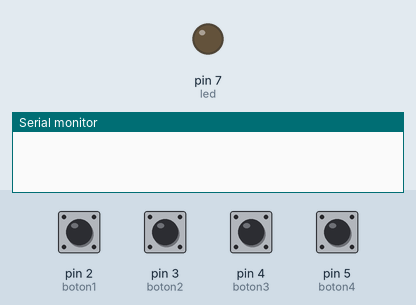
A sketch run on a simulated Arduino Uno, built with avr-gcc and run on an emulated ATmega328P. On the bench: output pins drawn as LEDs (lit = HIGH), the last lines printed to the serial monitor. Inputs (shaded band) come from the test bench; at power-on: pin 2 (boton1), pin 3 (boton2), pin 4 (boton3), pin 5 (boton4) LOW.

Above: at 1.2 s.
1.3 s: pin 2 (boton1) pulled HIGH for 1 s
At 1.45 s:
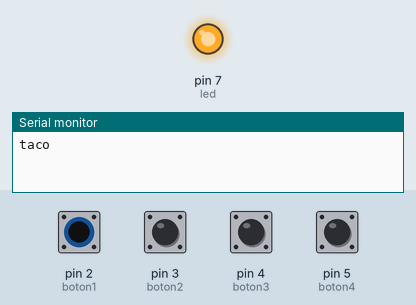
4.3 s: pin 3 (boton2) pulled HIGH for 0.15 s
At 5.0 s:
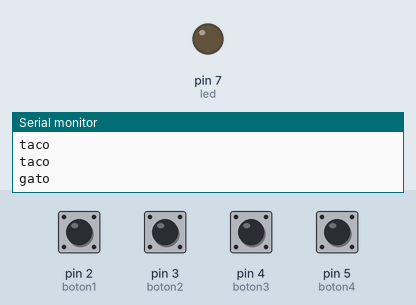
5.9 s: pin 4 (boton3) pulled HIGH for 0.15 s
At 6.05 s:
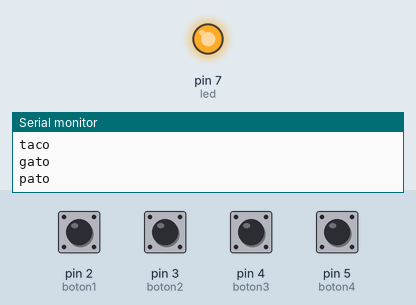
7.5 s: pin 5 (boton4) pulled HIGH for 0.15 s
At 8.6 s:
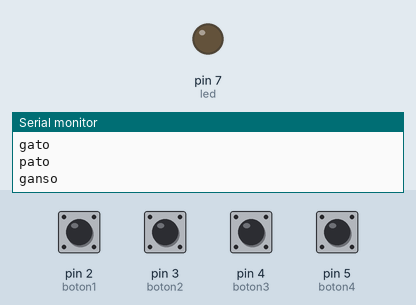
Timing chart, 0 to 10.1 s (numbered marks = the images above; inputs shaded):
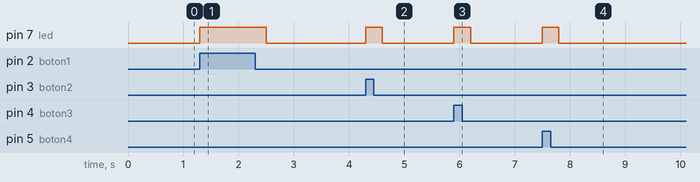

Measured:
- after the input at 1.3 s, pin 7 (led): LOW → HIGH at once, → LOW 1.2 s later
- after the input at 4.3 s, pin 7 (led): LOW → HIGH at once, → LOW 0.30 s later
- after the input at 5.9 s, pin 7 (led): LOW → HIGH at once, → LOW 0.30 s later
- after the input at 7.5 s, pin 7 (led): LOW → HIGH at once, → LOW 0.30 s later

The sketch:

piano.ino
```cpp
//lista de ingredientes o variables

int boton1=2;
int boton2=3;
int boton3=4;
int boton4=5;
//int boton5=6;
int led=7;


//preparacion de ingredientes o setup

void setup(){
Serial.begin(9600);
pinMode(boton1,INPUT);
pinMode (boton2,INPUT);
pinMode(boton3,INPUT);
pinMode (boton4,INPUT);
//pinMode(boton5,INPUT);
pinMode (led,OUTPUT);
}

//preparacion del sandwich

void loop(){

int b1= digitalRead (boton1);
int b2= digitalRead (boton2);
int b3= digitalRead (boton3);
int b4= digitalRead (boton4);
//int b5= digitalRead (boton5);


if (b1==1){
digitalWrite (led,HIGH);
Serial.println("taco");
delay(300);
}

if (b2==1){
digitalWrite (led,HIGH);
Serial.println("gato");
delay(300);
}

if (b3==1){
  digitalWrite (led,HIGH);
  Serial.println("pato");
  delay(300);
}
if (b4==1){
  digitalWrite (led,HIGH);
  Serial.println("ganso");
  delay(300);
}

//if (b5==1){
  //digitalWrite (led,HIGH);
//}
else {

digitalWrite (led,LOW);

}
}
```
